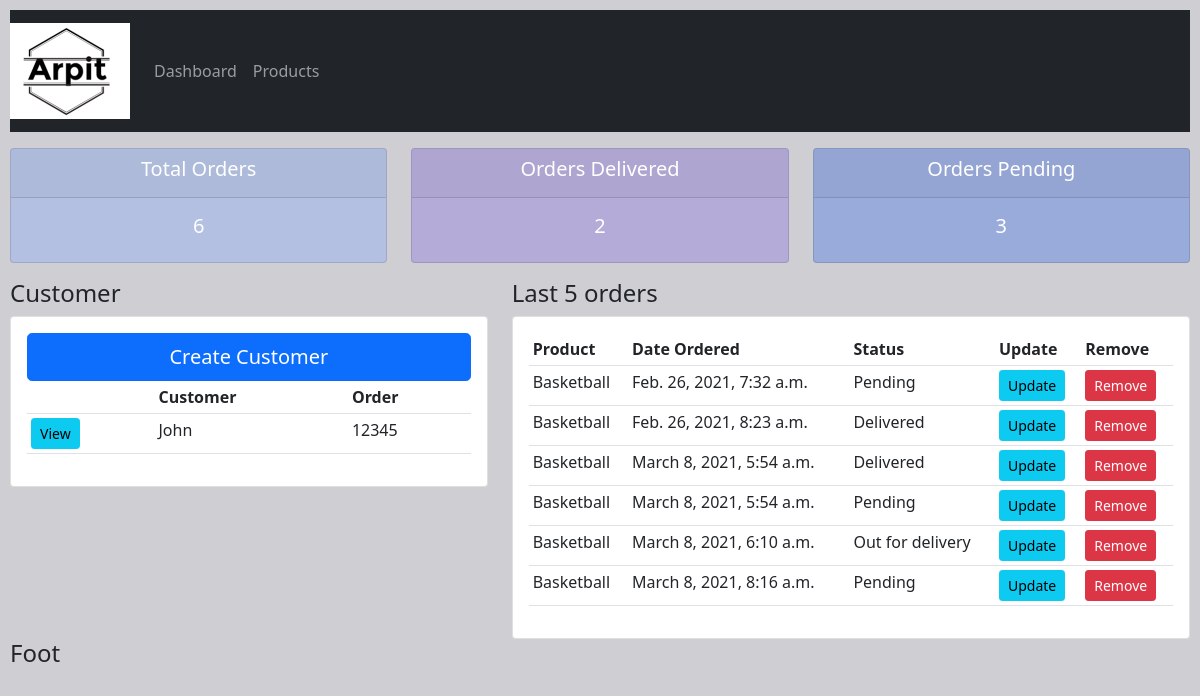
The page / on the database its author committed.
### crm1/models.py (models this page shows, shortened)
class Customer(models.Model):
    name = models.CharField(max_length=250, null=True)
    phone = models.CharField(max_length=15, null=True)
    email = models.EmailField(max_length=50, null=True)
    date_created = models.DateTimeField(auto_now_add=True, null=True)

class Order(models.Model):
    STATUS = (
        ('Pending', 'Pending'),
        ('Out for delivery', 'Out for delivery'),
        ('Delivered', 'Delivered'),
    )
    customer = models.ForeignKey(
        Customer, null=True, on_delete=models.SET_NULL)
    product = models.ForeignKey(Product, null=True, on_delete=models.SET_NULL)
    date_created = models.DateTimeField(auto_now_add=True, null=True)
    status = models.CharField(max_length=200, choices=STATUS)

class Product(models.Model):
    CATEGORY = (
        ('Indoor', 'Indoor'),
        ('Outdoor', 'Outdoor'),
    )
    name = models.CharField(max_length=250, null=True)
    price = models.FloatField(null=True)
    category = models.CharField(max_length=250, null=True, choices=CATEGORY)
    description = models.CharField(max_length=200, null=True, blank=True
                                   )
    date_created = models.DateTimeField(auto_now_add=True, null=True)
    tags = models.ManyToManyField(Tag)
    def __str__(self):
        return self.name

### crm1/views.py (the view)
# urls.py: path('', views.dashboard, name='home'),
def dashboard(request):
    customers = Customer.objects.all()
    orders = Order.objects.all()
    total_orders = orders.count()
    pending_orders = orders.filter(status="Pending").count()
    delivered_orders = orders.filter(status="Delivered").count()
    context = {"customers": customers, "orders": orders,
               "total": total_orders,
               "pending": pending_orders,
               "delivered": delivered_orders,
               }
    return render(request, 'crm1/dashboard.html', context)

### crm1/templates/crm1/dashboard.html
{% extends 'crm1/base.html' %}
{% block content %}
{% include 'crm1/status.html' %}
<div class="row">
    <div class="col-sm-5">
        <h4>Customer</h4>
        <div class="card card-body">
            <a href="#" class="btn btn-primary btn-lg btn-block">Create Customer</a>
            <table class="table table-sm">
                <tr>
                    <th></th>
                    <th>Customer</th>
                    <th>Order</th>
                </tr>
                {%for customer in customers%}
                <tr>
                    <td><a href="{% url 'customer' customer.id %}" class="btn btn-sm btn-info">View</a></td>
                    <td>{{customer.name}}</td>
                    <td>{{customer.phone}}</td>
                </tr>
                {% endfor %}
            </table>
        </div>
    </div>
    <div class="col-sm-7">
        <h4>Last 5 orders</h4>
        <div class="card card-body">
            <table class="table table-sm">
                <tr>
                    <th>Product</th>
                    <th>Date Ordered</th>
                    <th>Status</th>
                    <th>Update</th>
                    <th>Remove</th>
                </tr>
                {% for order in orders %}
                <tr>
                    <td>{{order.product}}</td>
                    <td>{{order.date_created}}</td>
                    <td>{{order.status}}</td>
                    <td><a href="{% url 'update_order' order.id %}" class="btn btn-sm btn-info">Update</a></td>
                    <td><a href="{% url 'delete_order' order.id %}" class="btn btn-sm btn-danger">Remove</a></td>
                </tr>
                {% endfor %}
            </table>
        </div>
    </div>
</div>
{% endblock %}

### crm1/templates/crm1/base.html (shortened to what this page needs)
{% load static %}
<!DOCTYPE html>
<html>
<head>
<link href="https://cdn.jsdelivr.net/npm/bootstrap@5.0.0-beta2/dist/css/bootstrap.min.css" rel="stylesheet">
<link rel="stylesheet" href="{% static 'css/base.css' %}">
</head>
<body class="jumbotron">
{% include 'crm1/navbar.html' %}
{% block content %}
{% endblock %}
<h4>Foot</h4>
</body>
</html>

### crm1/templates/crm1/navbar.html (shortened to what this page needs)
{% load static %}
<nav class="navbar navbar-expand-lg navbar-dark bg-dark">
  <a class="navbar-brand" href="#">
    <img src="{% static 'media/Arpit.png'%}" alt="Navabar">
  </a>
  <div class="collapse navbar-collapse" id="navbarNav">
    <ul class="navbar-nav">
      <li class="nav-item active">
        <a class="nav-link" href="{% url 'home' %}">Dashboard </a>
      </li>
      <li class="nav-item">
        <a class="nav-link" href="{% url 'product' %}">Products</a>
      </li>
    </ul>
  </div>
</nav>

### crm1/templates/crm1/status.html
<div class="row">
    <div class="col">
        <div class="card text-center text-white mb-3 " id="total-orders">
            <div class="card-header">
                <h5 class="card-title">Total Orders</h5>
            </div>
            <div class="card-body">
                <h5 class="card-title">{{total}}</h5>
            </div>
        </div>
    </div>
    <div class="col">
        <div class="card text-center text-white mb-3 " id="orders-delivered">
            <div class="card-header">
                <h5 class="card-title">Orders Delivered</h5>
            </div>
            <div class="card-body">
                <h5 class="card-title">{{delivered}}</h5>
            </div>
        </div>
    </div>
    <div class="col">
        <div class="card text-center text-white mb-3 " id="orders-pending">
            <div class="card-header">
                <h5 class="card-title">Orders Pending</h5>
            </div>
            <div class="card-body">
                <h5 class="card-title">{{pending}}</h5>
            </div>
        </div>
    </div>
</div>

### crm1/static/css/base.css (style rules this page uses)
body { background-color:#CFCED3; margin: 10px 10px 10px 10px; }
#total-orders { background-color: #b3c0e2; }
#orders-delivered { background-color: #b4abd8; }
#orders-pending { background-color: #99abda; }

### rows shown on the page
Customer: name "John", phone "12345"
Order: product "Basketball", date_created "Feb. 26, 2021, 7:32 a.m.", status "Pending"
Order: product "Basketball", date_created "Feb. 26, 2021, 8:23 a.m.", status "Delivered"
Order: product "Basketball", date_created "March 8, 2021, 5:54 a.m.", status "Delivered"
Order: product "Basketball", date_created "March 8, 2021, 5:54 a.m.", status "Pending"
Order: product "Basketball", date_created "March 8, 2021, 6:10 a.m.", status "Out for delivery"
Order: product "Basketball", date_created "March 8, 2021, 8:16 a.m.", status "Pending"

### other values the page prints
{{ total }} "6"
{{ delivered }} "2"
{{ pending }} "3"
